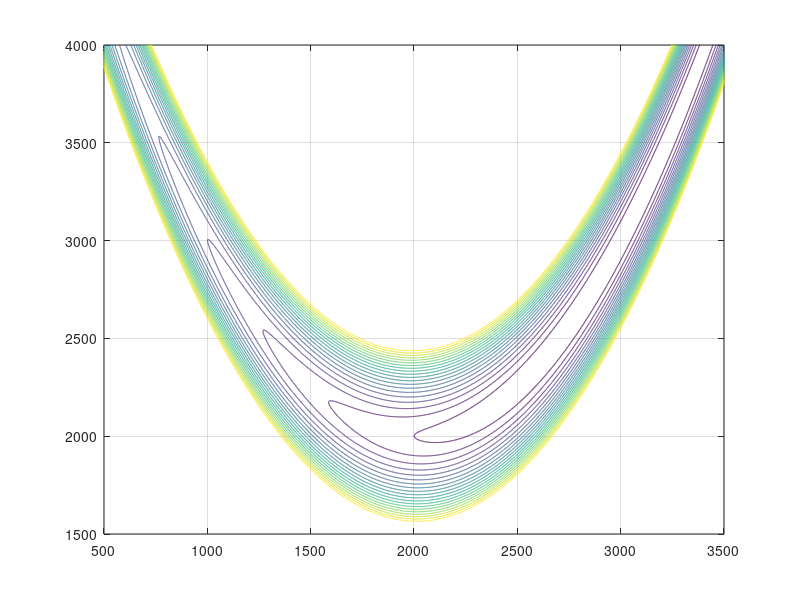

The MATLAB script that drew this image: (Note: this script raises an error after producing the figure.)
%%  LAB 2 - Jesse Alves and Luis Villamarin
close all; clear all; clc;

disp('================================================') 
disp('================== QUESTION 3 ===================') 
disp('================================================') 

% %% 3.1
% 
% [x1,x2] = meshgrid(-5:0.1:5 , -5:0.1:5);
% y = 100*(x2 -x1.^2).^2 + (1 - x1).^2;
% %y = 1 + 2.*x1.*exp(-x1.^2 -x2.^2);
% 
% syms X1 X2
% f = 100*(X2 - X1^2)^2 + (1 - X1)^2
% 
% grad = gradient(f)
% hess = diff(grad)
% 
% double(subs(hess,{x1,x2}),[1,1])
% 
% return
% surf(x1,x2,y)
% axis([-2 2 -1 3 0 3000])
% grid on

%%
clear all; clc; close all

figure
f_plot =@(x1,x2) 100*(x2 - x1.^2).^2 + (1-x1).^2;

[X1,X2]=meshgrid(-2:0.001:2,-2:0.001:2);
z=f_plot(X1,X2);
contour(z,[0:1:20])
axis([500 3500 1500 4000])
grid on

% clear all
% 
% [x1,x2] = meshgrid(-2:0.1:2 , -2:0.1:2);
% y = 100*(x2 -x1.^2).^2 + (1 - x1).^2;
% 
% surfc(x1,x2,y)
% %axis([-2 2 -1 3 0 3000])
% grid on

%% Testing 
clear all; clc
syms x1 x2

f = (2*x1^2 - x2)^2 + 3*x1^2 - x2


grad = gradient(f)

grad_xk = double(subs(grad,{x1,x2},{1/2,5/4}))

%% 
[x1,x2] = meshgrid(-5:0.1:5 , -5:0.1:5);
y = (2*x1.^2 - x2).^2 + 3*x1.^2 - x2;

second = 48*x1.^2 - 8*x2 + 6;

surfc(x1,x2,second)
%axis([-2 2 -1 3 0 3000])
grid on








